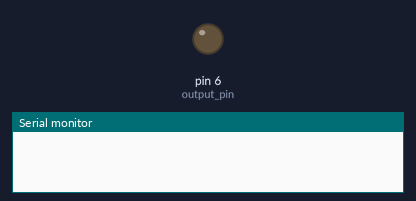
A sketch run on a simulated Arduino Uno, built with avr-gcc and run on an emulated ATmega328P. Shown: output pins drawn as LEDs (lit = HIGH), the last lines printed to the serial monitor.

Above: at 5.0 s.
At 15.0 s:
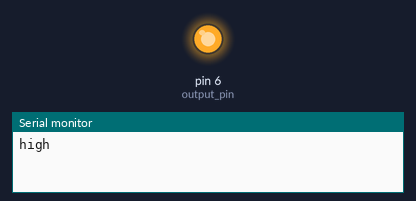
Timing chart, 0 to 26.0 s (numbered marks = the images above):
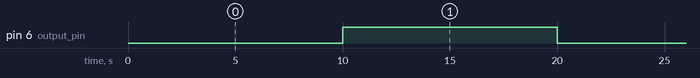

The sketch:

transistor_square_wave.ino
```cpp
#include <stdbool.h>

int start_delay = 10 * 1000; // ms
int pulse_length = 10 * 1000; // ms
int output_pin = 6;
int finished_startup = 0;

bool analog_flag = false;

void setup() {
  Serial.begin(9600);
  digitalWrite(output_pin, LOW);
  pinMode(output_pin, OUTPUT);
}

void loop() {
  // run a square wave pulse using either a digital or PWM 'analog' output depending on the flag
  if (analog_flag == false){
    if (finished_startup == 0){
      delay(start_delay);
      finished_startup = 1;
    }
    digitalWrite(output_pin, HIGH);
    Serial.println("high");
    delay(pulse_length);

    digitalWrite(output_pin, LOW);
    Serial.println("low");
    delay(pulse_length);
  }

  else if (analog_flag == true){
    analogWrite(output_pin, 81); // should be 3V
    Serial.println("high");
    delay(pulse_length);
    analogWrite(output_pin, 0);
    Serial.println("low");
    delay(pulse_length);
  }
}
```

Measured:
- by itself, pin 6 (output_pin): alternates HIGH for 10.0 s and LOW for 10.0 s
